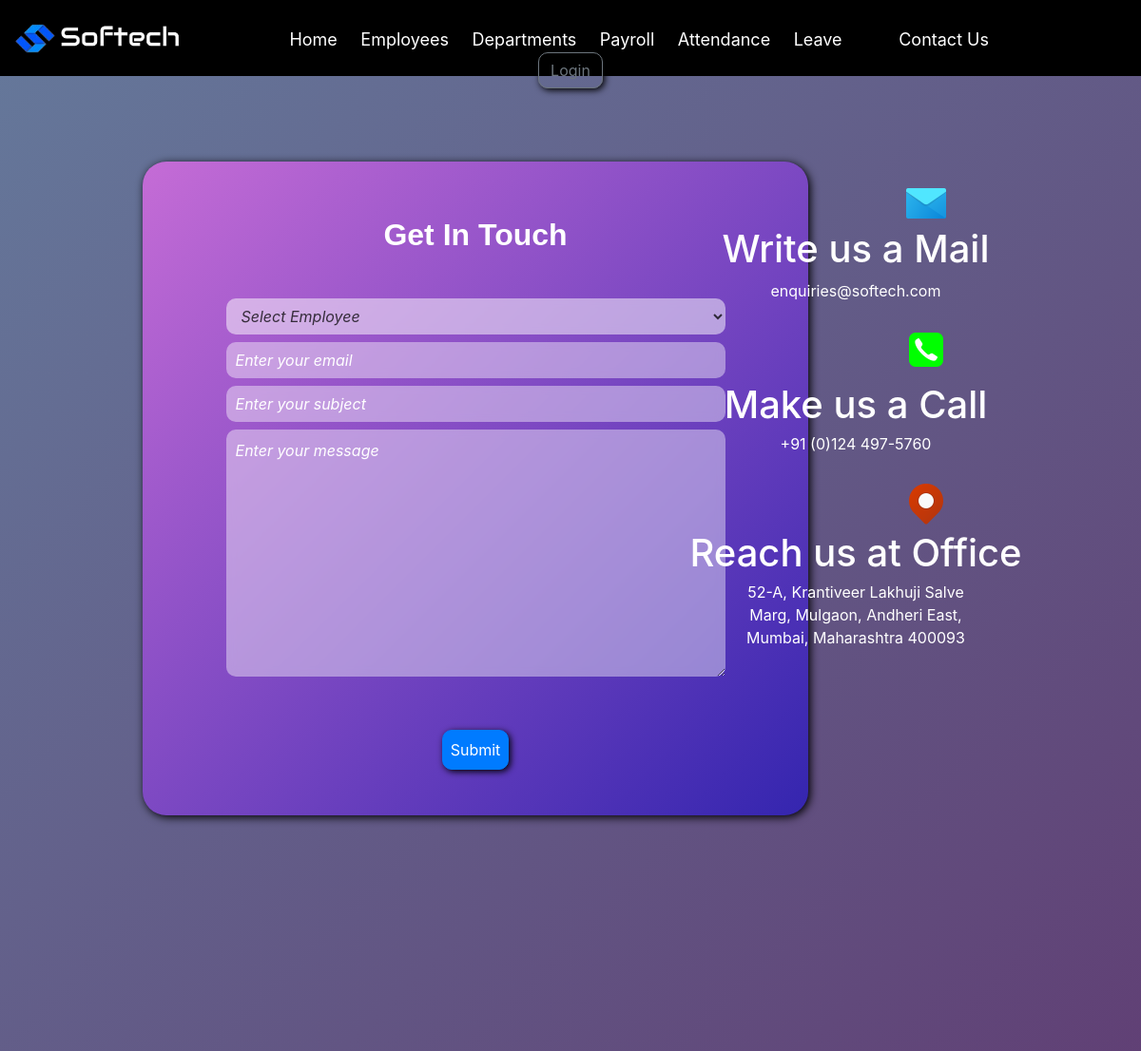
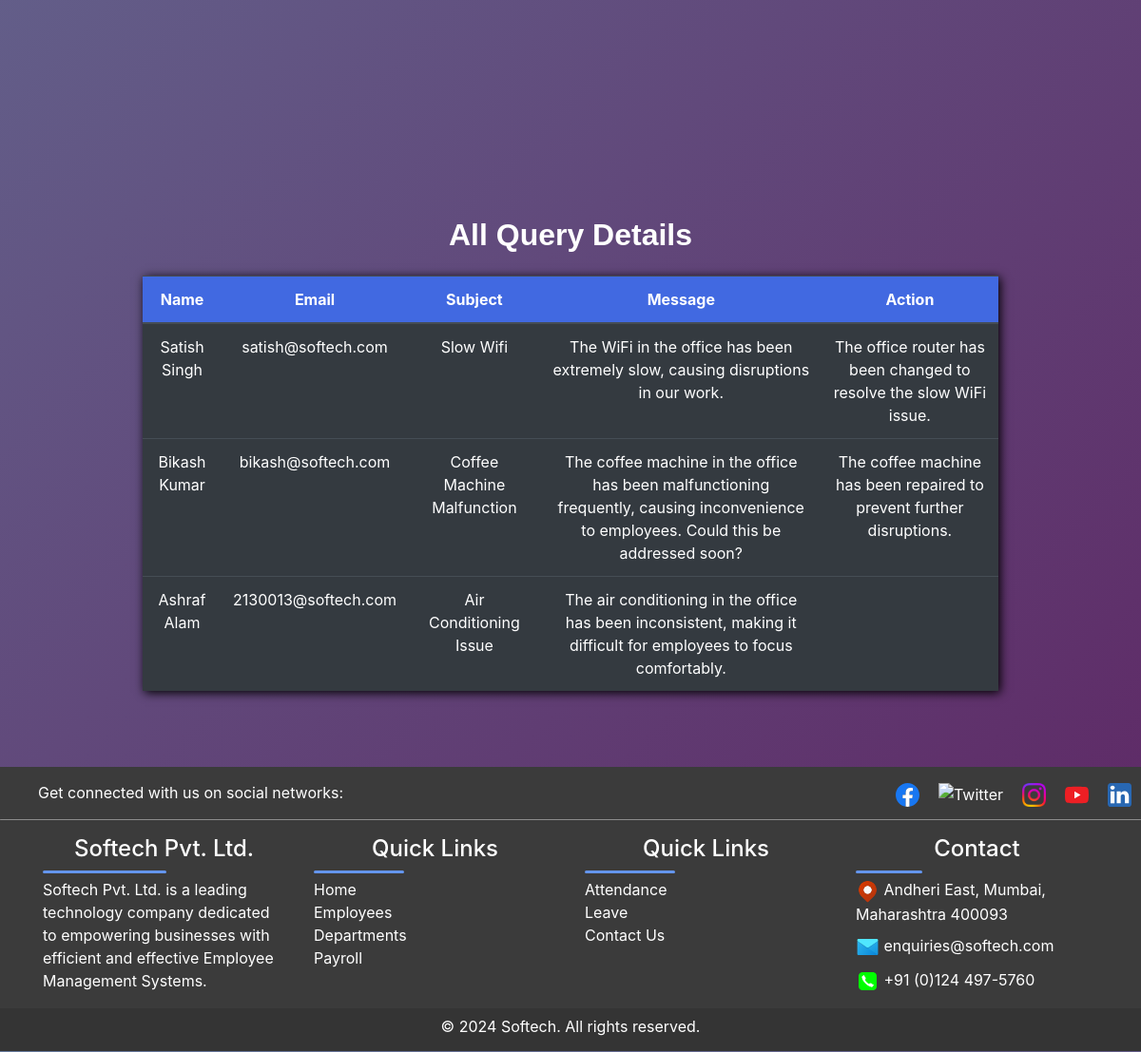
Screenshot of /contactus with the database file from the repository (2 pictures, top to bottom).
### app/models.py (models this page shows, shortened)
class Employees(models.Model):
      emp_id = models.CharField(max_length=10, primary_key=True)
      emp_name = models.CharField(max_length=100)
      mobile_number = models.CharField(max_length=15)
      email = models.EmailField()
      address = models.TextField()
      department_name = models.ForeignKey(Departments, on_delete=models.CASCADE)
      role = models.CharField(max_length=100)
      def __str__(self):
        return str(self.emp_name)

class Feedback(models.Model):
      emp_name = models.ForeignKey(Employees, on_delete=models.CASCADE)
      email = models.EmailField()
      subject = models.CharField(max_length=100,null=True,blank=True)
      message = models.TextField()
      action =models.TextField(blank=True)

### app/views.py (the view, shortened to what this page needs)
# urls.py: path('contactus', views.feedback_page, name="contactus"),
def feedback_page(request):
    feedbacks=Feedback.objects.all()[0:10]
    form=FeedbackForm()
    context={'form':form,'feedback':feedbacks}
    return render(request, 'app/contactus.html', context)

### app/forms.py
class FeedbackForm(forms.ModelForm):
    emp_name = forms.ModelChoiceField(
        queryset=Employees.objects.all(),
        widget=forms.Select(attrs={
            'id': 'empName',
            'class': 'form-control mb-2 w-75 mx-auto'
        }),
        empty_label="Select Employee"
    )
    class Meta:
        model = Feedback
        fields = ['emp_name', 'email', 'subject', 'message']
        widgets = {
            'email': forms.EmailInput(attrs={
                'id': 'email',
                'type': 'email',
                'placeholder': 'Enter your email',
                'class': 'form-control mb-2 w-75 mx-auto'
            }),
            'subject': forms.TextInput(attrs={
                'id': 'subject',
                'type': 'text',
                'placeholder': 'Enter your subject',
                'class': 'form-control mb-2 w-75 mx-auto'
            }),
            'message': forms.Textarea(attrs={
                'id': 'message',
                'placeholder': 'Enter your message',
                'class': 'form-control mb-2 w-75 mx-auto'
            }),
        }

### app/templates/app/contactus.html (shortened to what this page needs)
{% extends "base_template/base.html" %}
{% load static %}
{% block content %}
      <section style="position: relative; z-index: 0;">
            <div style="position: relative; z-index: 1; width: 100%; height: 750px;">
               <form method="POST" class="bg-body py-5 h-70 text-center" id="contactbackground" style="position: absolute; z-index: 1; float: left;">
                  <h2 class="fs-3 fw-bold mb-5">Get In Touch</h2>
                  {{form.emp_name}}
                  {{form.email}}
                  {{form.subject}}
                  {{form.message}}
                  <div class="buttons w-75 mx-auto">
                     <div>
                        <div>
                           <button class="btn btn-primary mt-5 p-2 justify-content-center" type="submit" id="addBtn">Submit</button>
                        </div>
                     </div>
                  </div>
               </form>
               <div style="position: relative; z-index: 1;  width: 50%; height: 450px; float: right; margin: 110px 0;">
                  <img style="margin: 0 0 0 350px;" src="{% static 'images/mailicon.png' %}" alt="Mail">
                  <h1>Write us a Mail</h1>
                  <p style="text-align: center;">enquiries@softech.com</p>
                  <img style="margin: 10px 0 5px 350px;" src="{% static 'images/callicon.png' %}" alt="Call">
                  <h1 style="margin: 5px 0 5px 0;">Make us a Call</h1>
                  <p style="text-align: center;">+91 (0)124 497-5760</p>
                  <img style="margin: 10px 0 0 350px;" src="{% static 'images/locationicon.png' %}" alt="Location">
                  <h1 style="margin: 5px 0 5px 0;">Reach us at Office</h1>
                  <p style="text-align: center; padding: 0 170px;">52-A, Krantiveer Lakhuji Salve Marg, Mulgaon, Andheri East, Mumbai, Maharashtra 400093</p>
               </div>
            </div>
         </section>
        <div>
            <iframe src="https://www.google.com/maps/embed?pb=!1m18!1m12!1m3!1d241265.82399908986!2d72.57278107401028!3d19.117370700000002!2m3!1f0!2f0!3f0!3m2!1i1024!2i768!4f13.1!3m3!1m2!1s0x3be7c83adbfecef9%3A0xc215cea66080a605!2sSoftech%20Pvt.%20Ltd.!5e0!3m2!1sen!2sin!4v1713601535231!5m2!1sen!2sin" width="100%" height="450" style="border:0; margin: auto;" allowfullscreen="" loading="lazy"></iframe>
        </div>
         <div class="w-auto mx-auto">
            <h2 class="fs-3 fw-bold text-decoration-underline mb-2 mt-5">All Query Details</h2>
            <table class="table table-dark table-hover mt-4 mb-5 text-center w-75">
               <thead class="fw-bold">
                  <th>Name</th>
                  <th>Email</th>
                  <th>Subject</th>
                  <th>Message</th>
                  <th>Action</th>
               </thead>
               <tbody id="contactTable">
                  {% for f in feedback %}
                  <tr>
                     <td>{{f.emp_name}}</td>
                     <td>{{f.email}}</td>
                     <td>{{f.subject}}</td>
                     <td>{{f.message}}</td>
                     <td>{{f.action}}</td>
                  </tr>
                  {% endfor %}
               </tbody>
            </table>
         </div>
{% endblock content %}

### app/static/app/CSS_files/index.css (style rules this page uses)
body { background-image: url("https://images.pexels.com/photos/7078666/pexels-photo-7078666.jpeg?auto=compress&cs=tinysrgb&w=1260&h=750&dpr=1"); background-size: cover; }
button { margin: 20px 0; border-radius: 10px !important; }
p { text-align: center; color: white; }
::placeholder { color: white !important; }

### app/static/app/CSS_files/style.css (style rules this page uses)
body { background: linear-gradient(135deg, #647095 0%, #5e2563 100%); color: white !important; margin: 0 !important; padding: 0 !important; overflow-x: hidden; }
.bg-body { background-color: rebeccapurple !important; }
h2 { font-family: Helvetica; text-align: center; }
table thead { color: white; font-weight: bold; background-color: royalblue; margin: auto; padding: auto; }
table { margin: auto !important; box-shadow: 2px 2px 10px black; }
input, textarea { background-color: rgba(255, 255, 255, 0.416) !important; background-blend-mode: overlay !important; backdrop-filter: blur(5px) !important; color: white !important; border: none !important; border-radius: 10px !important; padding: 10px !important; transition: background-color 0.3s ease-in-out !important; }
::placeholder { color: rgba(0, 0, 0, 0.744) !important; font-style: italic; }
h2 { margin: 10px 0px !important; font-weight: bold !important; text-align: center !important; }
select { font-style: italic; background-color: rgba(255, 255, 255, 0.5) !important; backdrop-filter: blur(5px) !important; color: rgba(0, 0, 0, 0.744) !important; border: none !important; border-radius: 10px !important; transition: background-color 0.3s ease-in-out !important; }
button { margin: 20px 0; border-radius: 10px !important; transition: background-color 0.3s ease-in-out !important; box-shadow: 2px 2px 7px black; }
table tr td { color: white; }
@media screen and (min-width: 768px) { .table { width: 100% !important; } }
section { padding: 0 !important; }
#contactbackground { background: linear-gradient(135deg, #c56cd6 0%, #3425af 100%); border-radius: 25px; margin: 90px 150px; width: 700px; transition: transform 0.3s ease; box-shadow: 2px 2px 10px black; }
h1 { margin-top: 20px; text-align: center; font-weight: normal; }

### app/static/app/CSS_files/signup.css (style rules this page uses)
body { background-image: url("https://images.pexels.com/photos/7078666/pexels-photo-7078666.jpeg?auto=compress&cs=tinysrgb&w=1260&h=750&dpr=1"); background-size: cover; }
button { margin: 20px 0; border-radius: 10px !important; }
p { text-align: center; color: white; }
::placeholder { color: white !important; }

### app/static/app/CSS_files/login.css (style rules this page uses)
body { background-image: url("https://images.pexels.com/photos/7078666/pexels-photo-7078666.jpeg?auto=compress&cs=tinysrgb&w=1260&h=750&dpr=1"); background-size: cover; }
button { margin: 20px 0; border-radius: 10px !important; }
p { text-align: center; color: white; }
::placeholder { color: white !important; }

### rows the page displays
Employees: emp_name "Select Employee"
Feedback: emp_name "Satish Singh", email "satish@softech.com", subject "Slow Wifi", message "The WiFi in the office has been extremely slow, causing disruptions in our work.", action "The office router has been changed to resolve the slow WiFi issue."
Feedback: emp_name "Bikash Kumar", email "bikash@softech.com", subject "Coffee Machine Malfunction", message "The coffee machine in the office has been malfunctioning frequently, causing inconvenience to employees. Could this be addressed soon?", action "The coffee machine has been repaired to prevent further disruptions."
Feedback: emp_name "Ashraf Alam", email "2130013@softech.com", subject "Air Conditioning Issue", message "The air conditioning in the office has been inconsistent, making it difficult for employees to focus comfortably."
